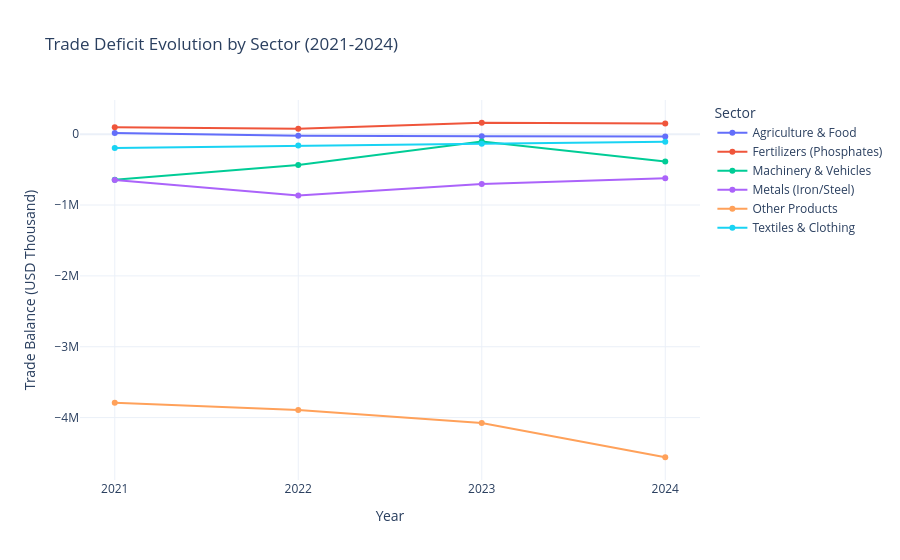

Notebook code for this chart:
### Code cell
# ============================================================
# STEP 7: COVERAGE RATIO ANALYSIS & RADAR CHART
# ============================================================

# Coverage ratio by macro sector
coverage = sector_2024[['Macro_Sector', 'Coverage_2024_%']].sort_values('Coverage_2024_%', ascending=False)

print("📊 COVERAGE RATIO BY SECTOR (Exports/Imports × 100)")
print("="*60)
print("   100% = balanced | <100% = deficit | >100% = surplus")
print("-"*60)
for _, row in coverage.iterrows():
    status = "✅ SURPLUS" if row['Coverage_2024_%'] > 100 else "🔴 DEFICIT"
    print(f"  {row['Macro_Sector']:30s} {row['Coverage_2024_%']:8.1f}%  {status}")

# --- Chart 8: Radar Chart - Sector Competitiveness ---
categories = coverage['Macro_Sector'].tolist()
values = coverage['Coverage_2024_%'].tolist()

fig8 = go.Figure()
fig8.add_trace(go.Scatterpolar(
    r=values + [values[0]],
    theta=categories + [categories[0]],
    fill='toself', name='Morocco Coverage Ratio (%)',
    fillcolor='rgba(231, 76, 60, 0.3)',
    line=dict(color='#e74c3c', width=2)
))
fig8.add_trace(go.Scatterpolar(
    r=[100]*len(categories) + [100],
    theta=categories + [categories[0]],
    name='Balance Line (100%)',
    line=dict(color='#2c3e50', width=1, dash='dash')
))
fig8.update_layout(
    polar=dict(radialaxis=dict(visible=True, range=[0, max(values)*1.2])),
    title='<b>Radar: Morocco\'s Export Coverage vs Turkey by Sector (2024)</b><br><sub>Inside dotted circle = Deficit | Outside = Surplus</sub>',
    template='plotly_white', height=550, width=700
)
fig8.write_image('charts/08_radar_coverage.png', scale=2)
fig8.show()

print(f"\n💾 Chart saved: charts/08_radar_coverage.png")

### Figure 1 — Plotly figure (JSON) as saved in the notebook; plotly's stock layout.template omitted (floating-point values rounded to 4 significant figures)
{"data": [{"hovertemplate": "Sector=Agriculture & Food<br>Year=%{x}<br>Trade Balance (USD Thousand)=%{y}<extra></extra>", "legendgroup": "Agriculture & Food", "line": {"color": "#636efa", "dash": "solid"}, "marker": {"symbol": "circle"}, "mode": "lines+markers", "name": "Agriculture & Food", "orientation": "v", "showlegend": true, "type": "scatter", "x": ["2021", "2022", "2023", "2024"], "xaxis": "x", "y": [16137, -21707, -29927, -32792], "yaxis": "y"}, {"hovertemplate": "Sector=Fertilizers (Phosphates)<br>Year=%{x}<br>Trade Balance (USD Thousand)=%{y}<extra></extra>", "legendgroup": "Fertilizers (Phosphates)", "line": {"color": "#EF553B", "dash": "solid"}, "marker": {"symbol": "circle"}, "mode": "lines+markers", "name": "Fertilizers (Phosphates)", "orientation": "v", "showlegend": true, "type": "scatter", "x": ["2021", "2022", "2023", "2024"], "xaxis": "x", "y": [96016, 76567, 161155, 152328], "yaxis": "y"}, {"hovertemplate": "Sector=Machinery & Vehicles<br>Year=%{x}<br>Trade Balance (USD Thousand)=%{y}<extra></extra>", "legendgroup": "Machinery & Vehicles", "line": {"color": "#00cc96", "dash": "solid"}, "marker": {"symbol": "circle"}, "mode": "lines+markers", "name": "Machinery & Vehicles", "orientation": "v", "showlegend": true, "type": "scatter", "x": ["2021", "2022", "2023", "2024"], "xaxis": "x", "y": [-643081, -435352, -102837, -384673], "yaxis": "y"}, {"hovertemplate": "Sector=Metals (Iron/Steel)<br>Year=%{x}<br>Trade Balance (USD Thousand)=%{y}<extra></extra>", "legendgroup": "Metals (Iron/Steel)", "line": {"color": "#ab63fa", "dash": "solid"}, "marker": {"symbol": "circle"}, "mode": "lines+markers", "name": "Metals (Iron/Steel)", "orientation": "v", "showlegend": true, "type": "scatter", "x": ["2021", "2022", "2023", "2024"], "xaxis": "x", "y": [-647645, -864358, -702519, -622516], "yaxis": "y"}, {"hovertemplate": "Sector=Other Products<br>Year=%{x}<br>Trade Balance (USD Thousand)=%{y}<extra></extra>", "legendgroup": "Other Products", "line": {"color": "#FFA15A", "dash": "solid"}, "marker": {"symbol": "circle"}, "mode": "lines+markers", "name": "Other Products", "orientation": "v", "showlegend": true, "type": "scatter", "x": ["2021", "2022", "2023", "2024"], "xaxis": "x", "y": [-3791384, -3894481, -4076134, -4559643], "yaxis": "y"}, {"hovertemplate": "Sector=Textiles & Clothing<br>Year=%{x}<br>Trade Balance (USD Thousand)=%{y}<extra></extra>", "legendgroup": "Textiles & Clothing", "line": {"color": "#19d3f3", "dash": "solid"}, "marker": {"symbol": "circle"}, "mode": "lines+markers", "name": "Textiles & Clothing", "orientation": "v", "showlegend": true, "type": "scatter", "x": ["2021", "2022", "2023", "2024"], "xaxis": "x", "y": [-193680, -160326, -134035, -108189], "yaxis": "y"}], "layout": {"legend": {"title": {"text": "Sector"}, "tracegroupgap": 0}, "title": {"text": "Trade Deficit Evolution by Sector (2021-2024)"}, "xaxis": {"anchor": "y", "domain": [0, 1], "title": {"text": "Year"}}, "yaxis": {"anchor": "x", "domain": [0, 1], "title": {"text": "Trade Balance (USD Thousand)"}}}}
